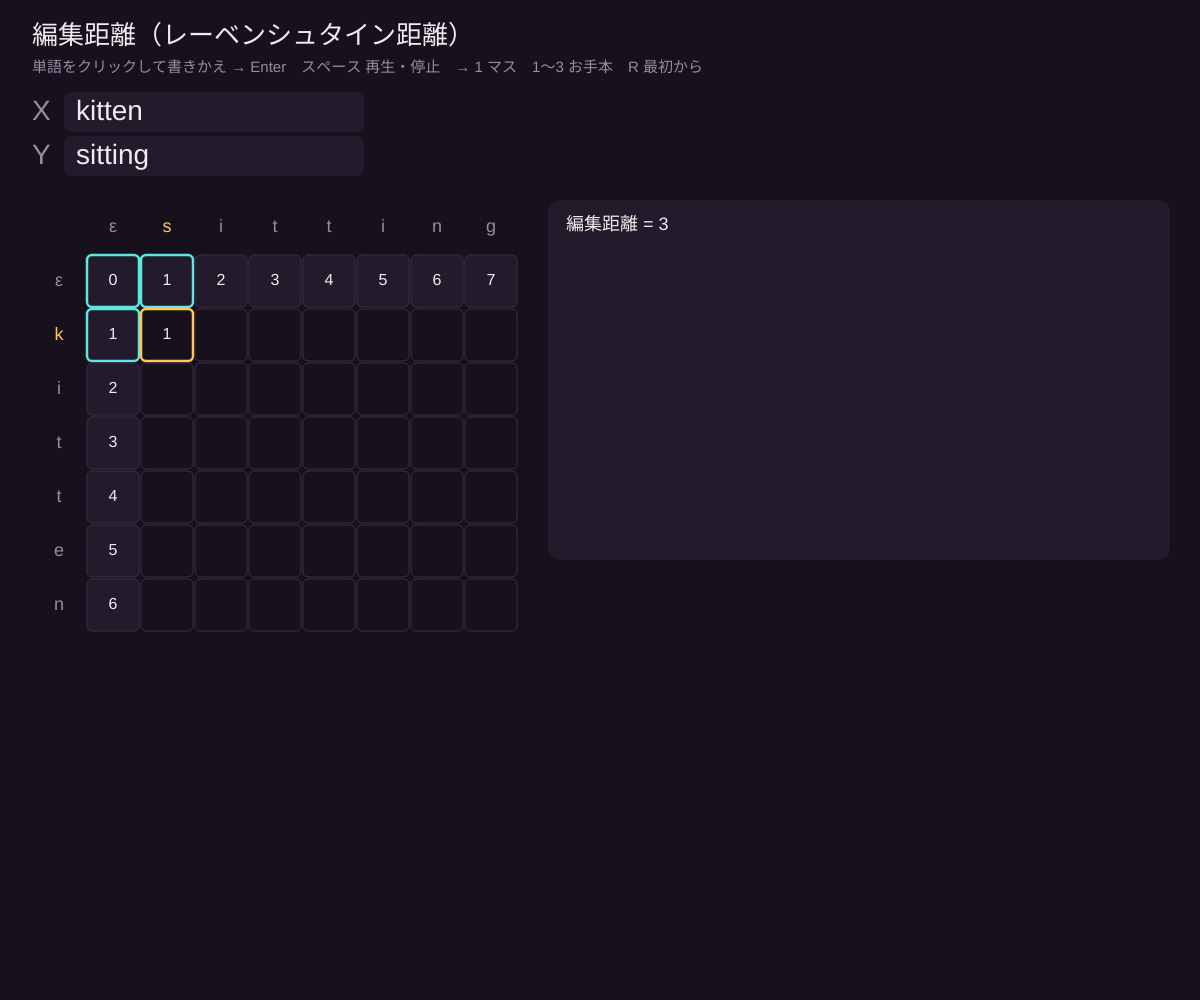
Frame 1 (no input)
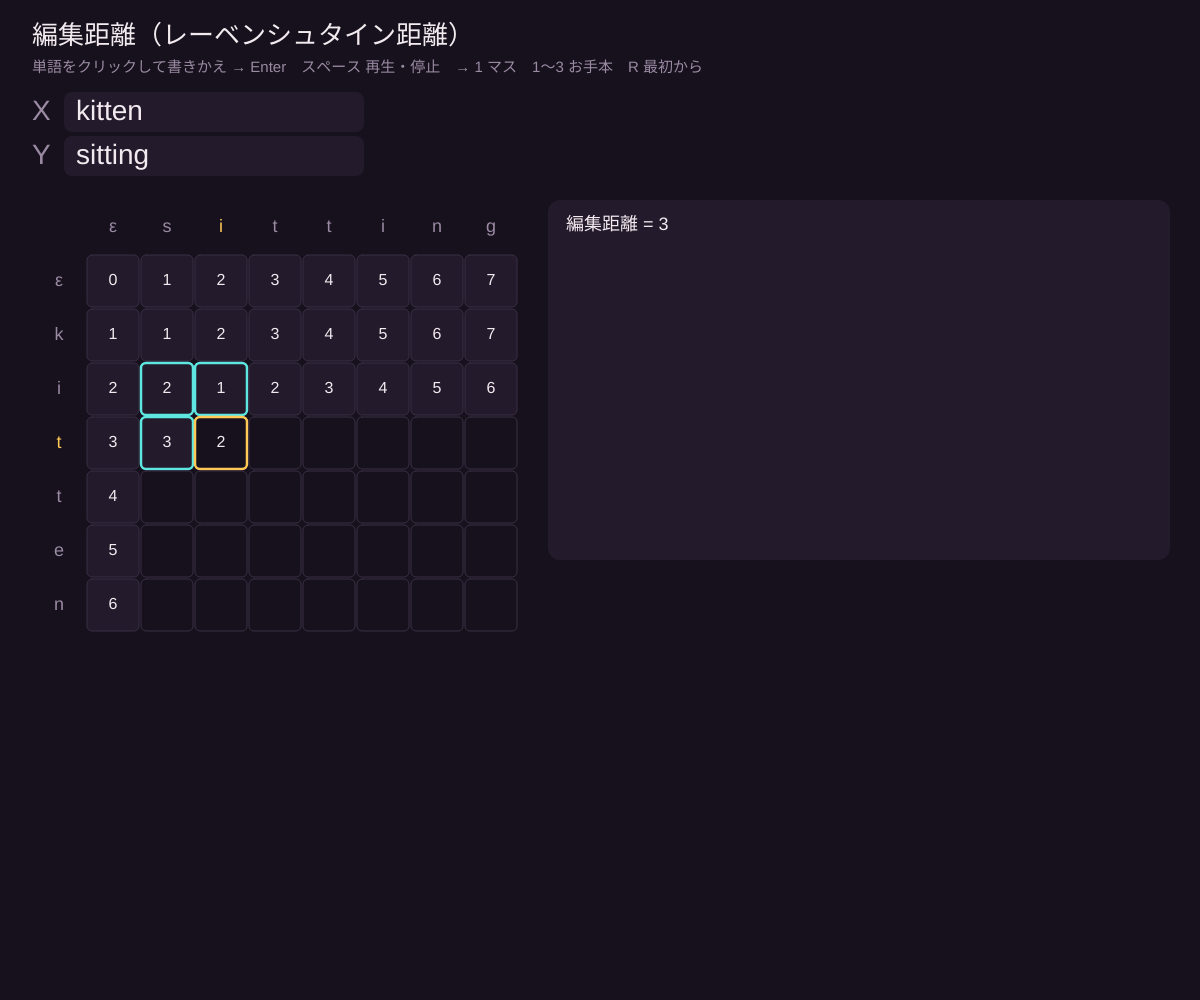
Frame 60 (no input)
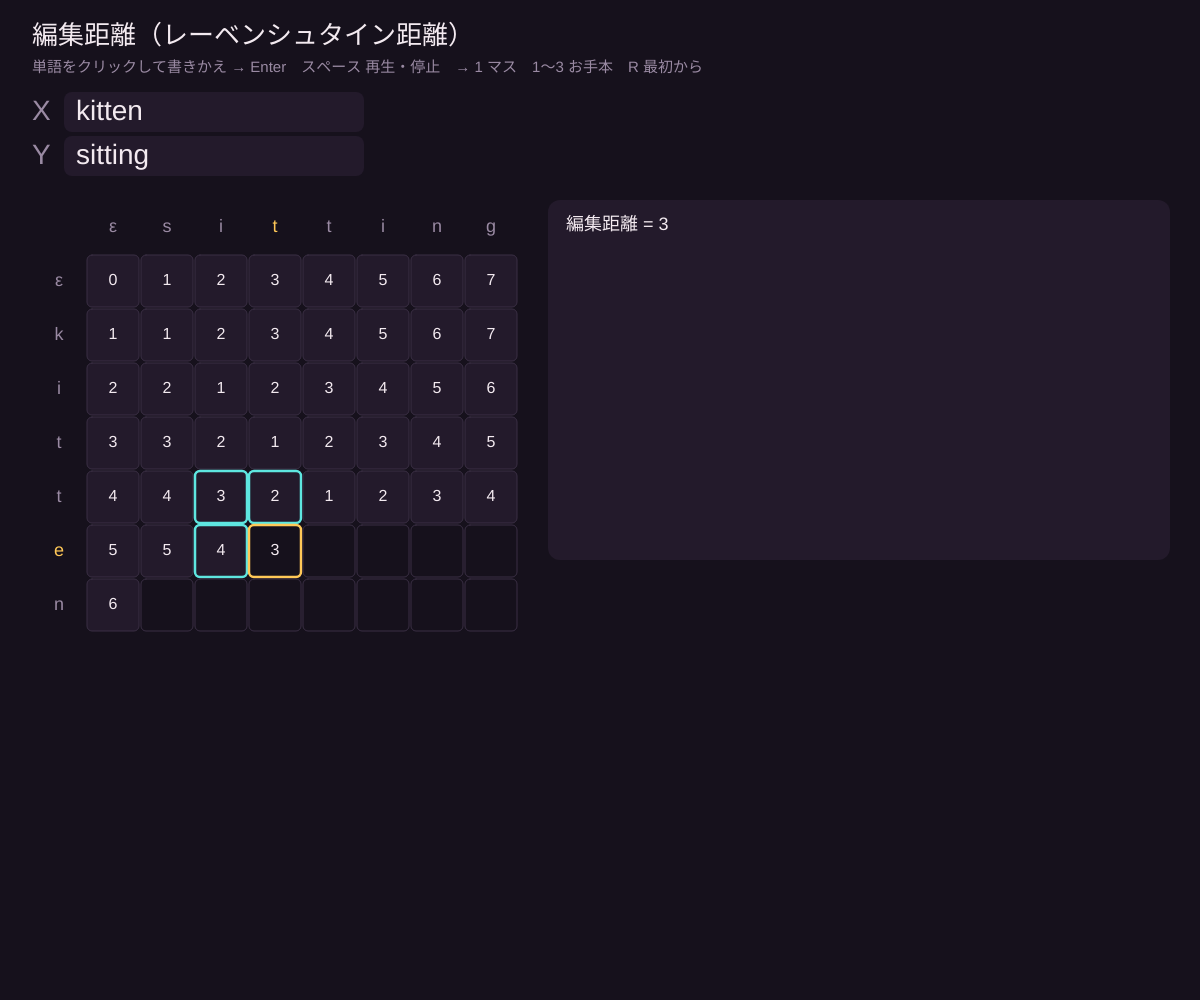
Frame 120 (the mouse pressed at the canvas centre since frame 60)

The p5.js sketch that drew these frames (run headless with seeded random() and noise() and a simulated clock; from frame 60 on, the mouse is pressed at the canvas centre):

// p5.js sketch
// ── sketch.js
// ============================================
// 04 編集距離：単語を何回の操作で別の単語に変えられる？
// 1 文字の「置換」「挿入」「削除」を 1 回と数え、X を Y に変える最小回数を求める
// d[i][j] = min( d[i-1][j-1] + (同じ文字なら 0 / ちがえば 1), d[i-1][j] + 1 削除, d[i][j-1] + 1 挿入 )
// 単語をクリックしてキーボードで書きかえ（Enter で決定）/ スペース = 再生・停止 / → = 1 マス / 1〜3 = お手本 / R = 最初から
// ============================================

let X = 'kitten';     // ★ 変える前
let Y = 'sitting';    // ★ 変えた後
let costReplace = 1;  // ★ 置換のコスト（2 にすると「削除＋挿入」と同じ → LCS と関係する）

let d, op, filled = 0, playing = true, ops = [], editing = null;

const BG = '#16111c', PANEL = '#231a2b', FG = '#f3eaf0', MUTED = '#9a8aa3';
const RASP = '#ff6b8b', CYAN = '#5ee6e0', AMBER = '#ffc857', LIME = '#a3e635';
const OPCOL = { '一致': LIME, '置換': AMBER, '挿入': CYAN, '削除': RASP };

function setup() {
  createCanvas(windowWidth, windowHeight);
  restart();
}

function restart() {
  let m = X.length, n = Y.length;
  d = []; op = [];
  for (let i = 0; i <= m; i++) { d.push(new Array(n + 1).fill(0)); op.push(new Array(n + 1).fill('')); }
  for (let i = 1; i <= m; i++) { d[i][0] = i; op[i][0] = '削除'; }
  for (let j = 1; j <= n; j++) { d[0][j] = j; op[0][j] = '挿入'; }
  for (let i = 1; i <= m; i++) for (let j = 1; j <= n; j++) {
    let same = X[i - 1] === Y[j - 1];
    let cands = [
      [d[i - 1][j - 1] + (same ? 0 : costReplace), same ? '一致' : '置換'],
      [d[i - 1][j] + 1, '削除'],
      [d[i][j - 1] + 1, '挿入'],
    ];
    cands.sort((a, b) => a[0] - b[0]);
    d[i][j] = cands[0][0]; op[i][j] = cands[0][1];
  }
  ops = [];
  let i = m, j = n;
  while (i > 0 || j > 0) {
    let o = op[i][j];
    ops.push({ o, i, j, a: o === '挿入' ? '-' : X[i - 1], b: o === '削除' ? '-' : Y[j - 1] });
    if (o === '一致' || o === '置換') { i--; j--; } else if (o === '削除') i--; else j--;
  }
  ops.reverse();
  filled = 0;
}

function draw() {
  background(BG);
  let m = X.length, n = Y.length, total = m * n;
  if (playing && !editing) filled = min(total + ops.length + 1, filled + max(0.25, total / 300));
  let shown = floor(filled);

  noStroke(); fill(FG); textAlign(LEFT, TOP); textSize(26);
  text('編集距離（レーベンシュタイン距離）', 32, 24);
  fill(MUTED); textSize(15);
  text('単語をクリックして書きかえ → Enter　スペース 再生・停止　→ 1 マス　1〜3 お手本　R 最初から', 32, 60);

  // 単語（クリックで編集）
  textSize(28); textAlign(LEFT, CENTER);
  for (let [lab, w, yy, id] of [['X', X, 112, 'X'], ['Y', Y, 156, 'Y']]) {
    fill(MUTED); text(lab, 32, yy);
    fill(editing === id ? '#3b2a44' : PANEL); rect(64, yy - 20, 300, 40, 8);
    fill(FG); text(w + (editing === id && frameCount % 40 < 20 ? '|' : ''), 76, yy);
  }

  let cell = min(54, (width * 0.55) / (n + 2), (height - 300) / (m + 2));
  let x0 = 32, y0 = 200;
  let ci = -1, cj = -1;
  if (shown < total) { ci = floor(shown / max(1, n)) + 1; cj = shown % max(1, n) + 1; }
  textAlign(CENTER, CENTER); textSize(min(18, cell * 0.42));
  for (let j = 0; j <= n; j++) { fill(j === cj ? AMBER : MUTED); text(j === 0 ? 'ε' : Y[j - 1], x0 + (j + 1) * cell + cell / 2, y0 + cell / 2); }
  for (let i = 0; i <= m; i++) { fill(i === ci ? AMBER : MUTED); text(i === 0 ? 'ε' : X[i - 1], x0 + cell / 2, y0 + (i + 1) * cell + cell / 2); }

  let pathOn = {};
  let ps = shown - total;
  for (let k = ops.length - 1; k >= ops.length - ps && k >= 0; k--) pathOn[ops[k].i + ',' + ops[k].j] = ops[k].o;

  for (let i = 0; i <= m; i++) for (let j = 0; j <= n; j++) {
    let x = x0 + (j + 1) * cell, y = y0 + (i + 1) * cell;
    let idx = (i - 1) * n + (j - 1);
    let visible = i === 0 || j === 0 || idx < shown;
    let isCur = i === ci && j === cj;
    let dep = shown < total && (i === ci - 1 || i === ci) && (j === cj - 1 || j === cj) && !isCur;
    stroke(isCur ? AMBER : dep ? CYAN : '#3a2f44'); strokeWeight(isCur || dep ? 2.5 : 1);
    let po = pathOn[i + ',' + j];
    fill(po ? lerpColor(color(OPCOL[po]), color(BG), 0.55) : visible ? PANEL : BG);
    rect(x + 1, y + 1, cell - 2, cell - 2, 5);
    if (visible || isCur) { noStroke(); fill(FG); textSize(min(16, cell * 0.36)); text(d[i][j], x + cell / 2, y + cell / 2); }
  }

  // 右：操作の並び（アラインメント）
  let px = x0 + (n + 2) * cell + 30, pw = width - px - 30;
  noStroke(); fill(PANEL); rect(px, y0, pw, 360, 12);
  fill(FG); textAlign(LEFT, TOP); textSize(18);
  text(`編集距離 = ${d[m][n]}`, px + 18, y0 + 16);
  if (shown >= total) {
    let k0 = max(0, ops.length - ps);
    let w = min(36, (pw - 40) / max(1, ops.length));
    for (let k = 0; k < ops.length; k++) {
      let x = px + 18 + k * w, show = k >= k0;
      let o = ops[k];
      fill(show ? OPCOL[o.o] : '#3a2f44'); rect(x, y0 + 60, w - 4, 110, 6);
      fill(BG); textAlign(CENTER, CENTER); textSize(min(20, w * 0.6));
      text(o.a, x + w / 2 - 2, y0 + 88); text(o.b, x + w / 2 - 2, y0 + 142);
      textSize(10); text(show ? o.o : '', x + w / 2 - 2, y0 + 115);
    }
    textAlign(LEFT, TOP); textSize(14);
    let yy = y0 + 200;
    for (let name of ['一致', '置換', '挿入', '削除']) {
      let cnt = ops.filter(q => q.o === name).length;
      fill(OPCOL[name]); rect(px + 18, yy + 2, 14, 14, 3);
      fill(FG); text(`${name}  ${cnt} 回`, px + 40, yy);
      yy += 26;
    }
  }
}

function keyPressed() {
  if (editing) {
    if (key === ENTER || key === RETURN || key === ESCAPE) { editing = null; restart(); return; }
    if (key === BACKSPACE) { if (editing === 'X') X = X.slice(0, -1); else Y = Y.slice(0, -1); return; }
    if (key.length === 1 && key !== ' ') {
      if (editing === 'X' && X.length < 14) X += key;
      if (editing === 'Y' && Y.length < 14) Y += key;
    }
    return;
  }
  if (key === ' ') playing = !playing;
  if (key === RIGHT_ARROW) { playing = false; filled = floor(filled) + 1; }
  if (key === '1') { X = 'kitten'; Y = 'sitting'; restart(); }
  if (key === '2') { X = 'program'; Y = 'paragraph'; restart(); }
  if (key === '3') { X = 'sunday'; Y = 'saturday'; restart(); }
  if (key === 'r' || key === 'R') { filled = 0; playing = true; }
}

function mousePressed() {
  if (mouseX > 64 && mouseX < 364 && abs(mouseY - 112) < 20) editing = 'X';
  else if (mouseX > 64 && mouseX < 364 && abs(mouseY - 156) < 20) editing = 'Y';
  else if (editing) { editing = null; restart(); }
}

function windowResized() { resizeCanvas(windowWidth, windowHeight); }
